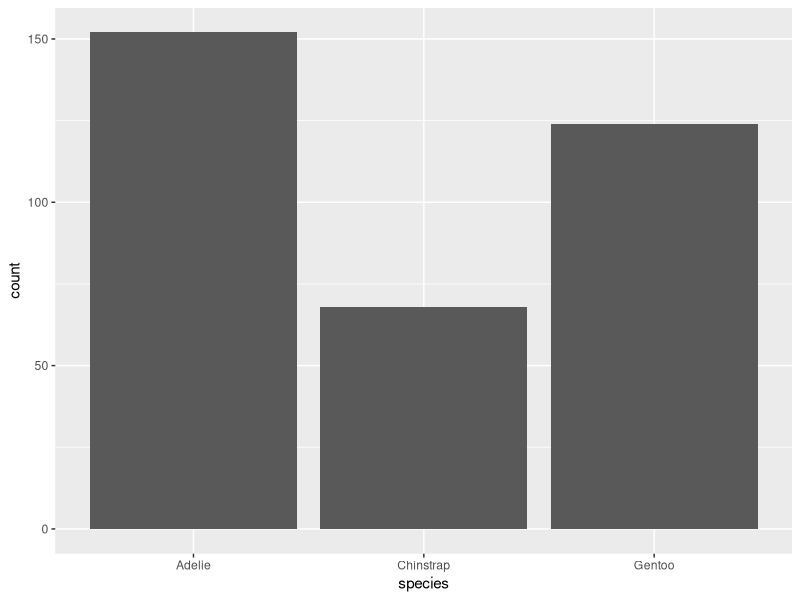
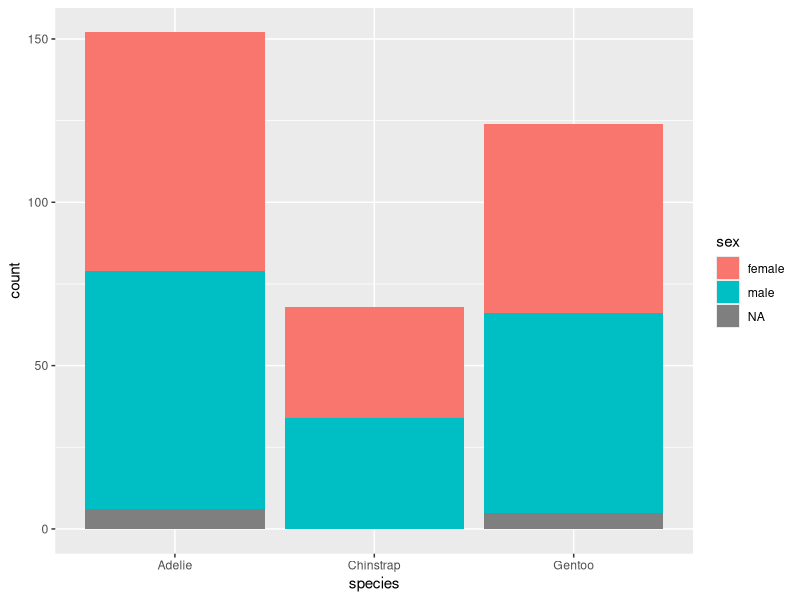
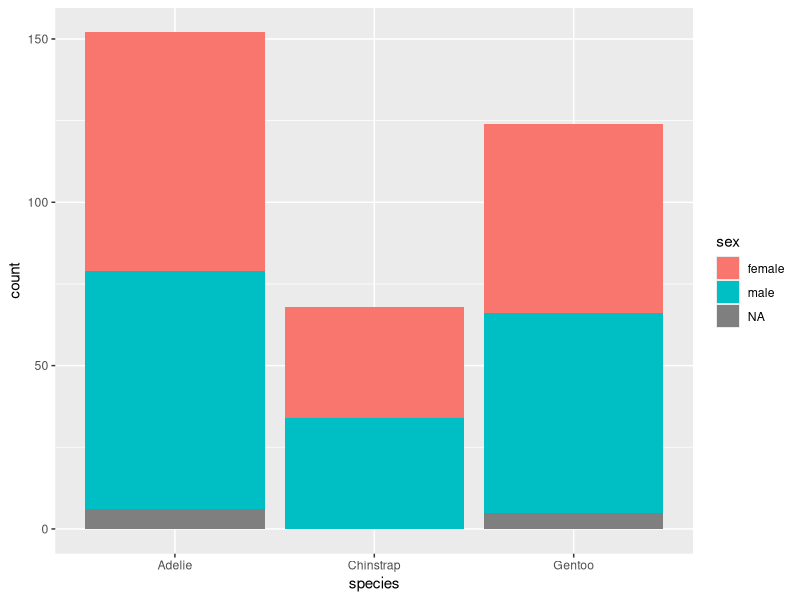
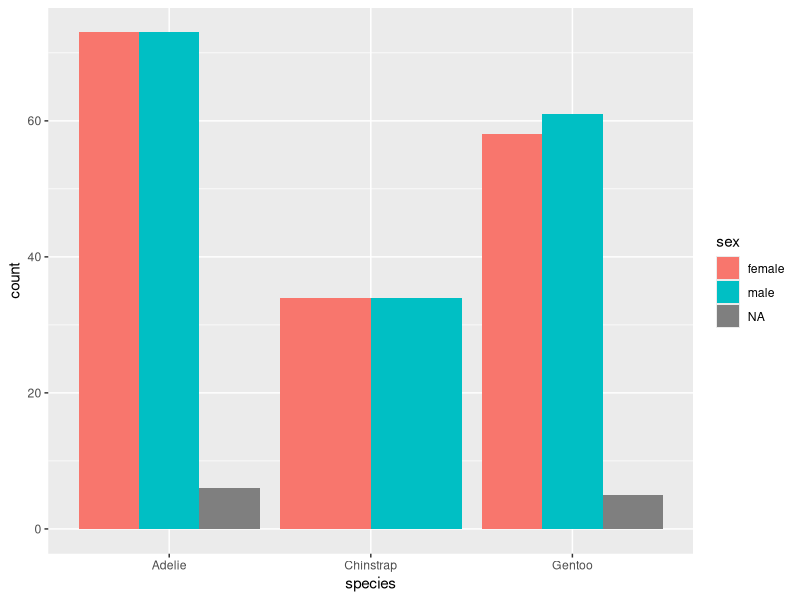
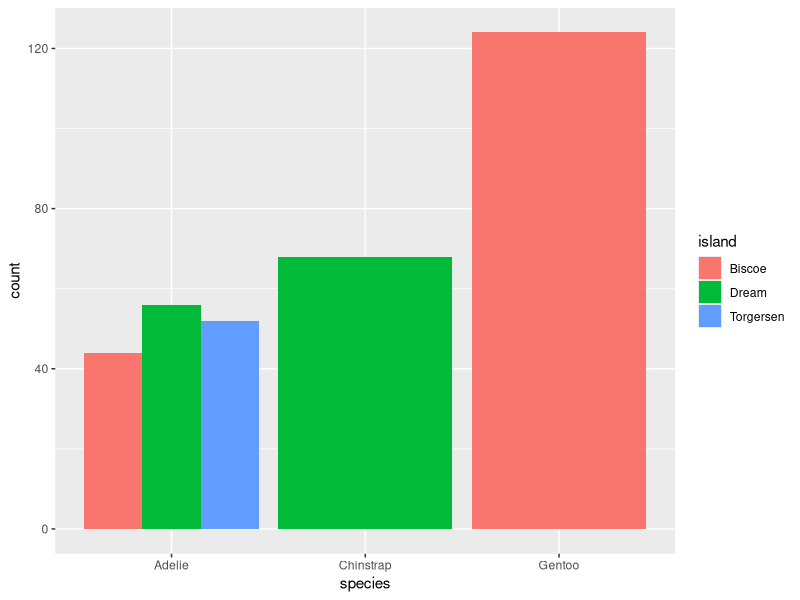
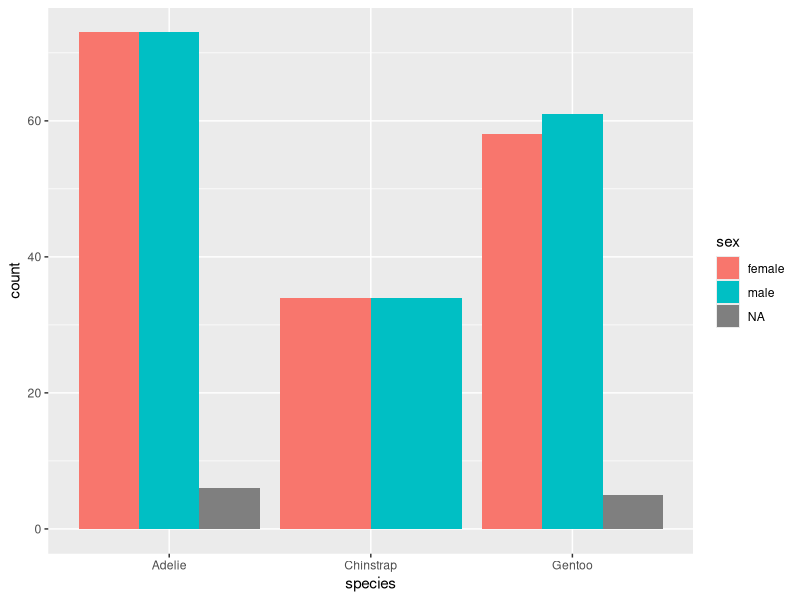

Source code (R) for these figures, in order: (Note: this script raises an error after producing the figures.)
library(ggplot2)
library(tidyverse)
library(palmerpenguins)

penguins |> ggplot(aes(x=species)) + 
  geom_bar()
penguins |> 
  ggplot(aes(x=species, fill=sex)) + 
  geom_bar()
penguins |> ggplot(aes(x=species, fill=sex)) + geom_bar(position = position_stack())
penguins |> ggplot(aes(x=species, fill=sex)) + geom_bar(position = position_dodge())
penguins |> ggplot(aes(x=species, fill=island)) + geom_bar(position = position_dodge())
penguins |> ggplot(aes(x=species, fill=sex)) + geom_bar(position = position_dodge())

gg <- ggplot(data=KS, aes(x=main_category, fill=state)) 
gg <- gg + geom_bar(position="fill")
gg <- gg + geom_text(aes(label = paste0(100*pcnt,"%"),y=labelpos),size = 3)
gg <- gg + scale_y_continuous(labels = scales::percent)
print(gg)

## scale
## Example 1
# Default scatter plot
sp <- ggplot(cars, aes(x = speed, y = dist)) +
  geom_point()
sp
# Log transformation using scale_xx()
# possible values for trans : 'log2', 'log10','sqrt'
sp + scale_x_continuous(trans='log2') +
  scale_y_continuous(trans='log2')




# Sqrt transformation
sp + scale_y_sqrt()
# Reverse coordinates
sp + scale_y_reverse() 


## Example 2

## default
ggplot(mpg, aes(displ, hwy)) + 
  geom_point(aes(colour = class))

## default
ggplot(mpg, aes(displ, hwy)) + 
  geom_point(aes(colour = class)) +
  scale_x_continuous() + 
  scale_y_continuous() + 
  scale_colour_discrete()

ggplot(mpg, aes(displ, hwy)) + 
  geom_point(aes(colour = class)) + 
  scale_x_continuous(name = "x axis label") +
  scale_y_continuous(name = "y axis label")

ggplot(mpg, aes(displ, hwy)) + 
  geom_point(aes(colour = class)) +
  scale_x_sqrt() + 
  scale_colour_brewer()

ggplot(mpg, aes(displ, hwy)) + 
  geom_point(aes(colour = class)) +
  scale_x_sqrt() + 
  scale_colour_brewer(type="qua", palette=3)


## Axis customization
ggplot(penguins, aes(x=bill_length_mm, 
                     y=body_mass_g)) +
  geom_point() 

ggplot(penguins, aes(x=bill_length_mm,
                     y=body_mass_g)) +
  geom_point() +
  scale_y_continuous(breaks = seq(0, 6000, 500),
                     labels = scales::comma) +
  scale_x_continuous(limits = c(0, 70))

## Label customization


ggplot(penguins, 
       aes(x=bill_length_mm, 
           y=body_mass_g,
           col=island)) +
  geom_point() +
  scale_color_manual(values = c("red", "blue",
                                "green"), 
                     name = "Groups", 
                     labels = c("Biscoe", 
                                "Dream",
                                "Torgersen"))
#Transformations  
p1 <- ggplot(penguins, 
       aes(x=bill_length_mm, 
           y=body_mass_g,
           col=island)) +
  geom_point()

p2 <- p1 + scale_y_log10()
p2

## Customize transformations

p1 + 
  scale_x_continuous(trans = scales::reciprocal_trans())
